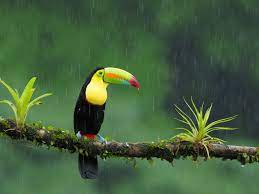
#> input picture AI/Day4/sample.jpeg, 259 x 194 px
$ python Day4.py
#> lines starting #> are read from the running program, lines starting #| are printed output that depends on the picture; after the words box and inside, x2 and y2 are one past the last pixel; in counts of white or black regions, pixels touching at a corner belong together
import cv2
from cv2 import resize
from cv2 import GaussianBlur
from cv2 import threshold
import imutils
img = cv2.imread("sample.jpeg")
#> img is the input picture: shape (194, 259, 3); mean B, G, R 62, 95.1, 68.6
resizeImg = imutils.resize(img, width=20)
cv2.imwrite("new1.jpeg", resizeImg)
# Guassian BLUR
GaussianBlurImg = cv2.GaussianBlur(img, (21, 21), 1)
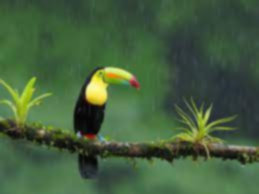
#> GaussianBlurImg: shape (194, 259, 3); mean B, G, R 62, 95.1, 68.6
cv2.imwrite("GaussianBlurImg.jpeg", GaussianBlurImg)
# threshold Image - If threshold is
greyImg = cv2.cvtColor(img, cv2.COLOR_BGRA2GRAY)
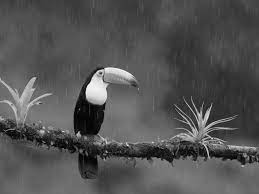
#> greyImg: shape (194, 259); min 0, max 252, mean 83.4
# return values are different so we can also mention the values in ARRAYS []
thresholdimg = cv2.threshold(greyImg, 120, 255, cv2.THRESH_BINARY)[1]
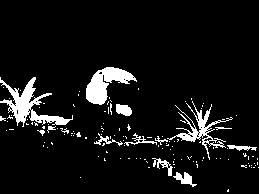
#> thresholdimg: shape (194, 259); 7.7% white; 133 white regions (119 under 20 px), largest, box (x1, y1, x2, y2) and area: (0, 77, 73, 127) 1089, (86, 67, 137, 105) 915, (167, 101, 233, 160) 688
cv2.imwrite("ThreshImage.jpeg", thresholdimg)
# Drawing a rectangle
rect = cv2.rectangle(img, (10, 10), (50, 50), (0, 255, 255), 2)
text = cv2.putText(rect, "Rohith", (10, 20),
                   cv2.FONT_HERSHEY_COMPLEX, 0.5, (255, 0, 0))
cv2.imwrite("rectangle.jpeg", text)
# finding Contours
#> (the run stopped early here; a loop or call above may not have finished)
